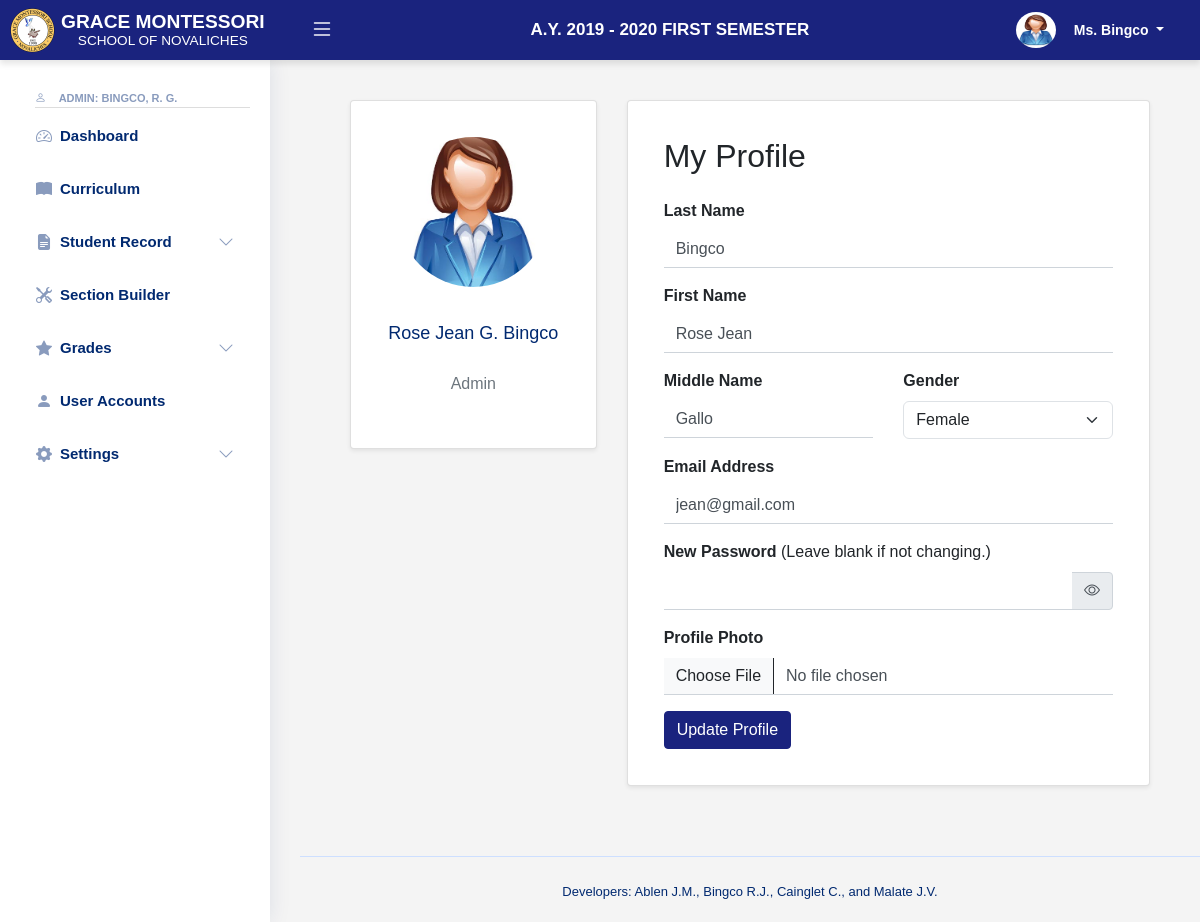
Page /gmsn/profile.php (signed in) on the committed database.
### tables this page shows
CREATE TABLE `academic_year` (
  `ayID` int(50) NOT NULL AUTO_INCREMENT,
  `ayName` varchar(15) NOT NULL,
  `semID` int(11) NOT NULL,
  `start` int(10) DEFAULT NULL,
  `end` int(10) DEFAULT NULL,
  `gradeSwitch` tinyint(4) DEFAULT NULL,
  `isActive` tinyint(4) DEFAULT 1,
  PRIMARY KEY (`ayID`),
  UNIQUE KEY `unique_ayName` (`ayName`)
);

CREATE TABLE `semester` (
  `semID` int(50) NOT NULL AUTO_INCREMENT,
  `semCode` varchar(10) NOT NULL,
  `semName` varchar(20) NOT NULL,
  PRIMARY KEY (`semID`)
);

CREATE TABLE `users` (
  `uid` int(25) NOT NULL AUTO_INCREMENT,
  `facultyID` int(11) DEFAULT NULL,
  `userID` varchar(255) DEFAULT NULL,
  `photo` text DEFAULT NULL,
  `lname` varchar(200) DEFAULT NULL,
  `fname` varchar(200) DEFAULT NULL,
  `mname` varchar(200) DEFAULT NULL,
  `gender` varchar(10) DEFAULT NULL,
  `email` varchar(200) DEFAULT NULL,
  `contact` varchar(20) DEFAULT NULL,
  `password` varchar(100) DEFAULT NULL,
  `userTypeID` int(11) DEFAULT 1,
  `isActive` tinyint(4) DEFAULT 1,
  `showPass` varchar(255) DEFAULT NULL,
  `isDefault` tinyint(4) DEFAULT NULL,
  PRIMARY KEY (`uid`),
  UNIQUE KEY `userID` (`userID`),
  UNIQUE KEY `unique_userID` (`userID`)
);

### gmsn/profile.php (the view, shortened to what this page needs)
<?php
require_once("includes/config.php");
?>
<!DOCTYPE html>
<html lang="en">
<head>
    <link href="assets/vendor/bootstrap/css/bootstrap.min.css" rel="stylesheet">
    <link href="assets/vendor/bootstrap-icons/bootstrap-icons.css" rel="stylesheet">
    <link href="assets/vendor/boxicons/css/boxicons.min.css" rel="stylesheet">
    <link href="assets/css/style.css" rel="stylesheet">
</head>
<body>
    <?php include("support/header.php"); ?>
    <?php include("support/sidebar.php"); ?>
    <main id="main" class="main mt-0">
        <section class="section">
            <div class="container">
                <div class="row">
                    <div class="col-md-4 text-center mb-4">
                        <div class="card shadow-sm p-3">
                            <div class="card-body">
                                <?php if (!empty($user['photo'])): ?>
                                    <div class="position-relative">
                                        <img src="<?php echo htmlspecialchars($user['photo']); ?>" alt="Profile Picture" class="img-fluid rounded-circle mb-3" style="width: 150px; height: 150px; object-fit: cover;">
                                        <a href="#" id="delete-photo" class="position-absolute top-0 end-0 p-2" style="z-index: 10;">
                                        </a>
                                    </div>
                                <?php else:
                                    $defaultPhoto = 'assets/img/default-profile.png';
                                    if (!empty($user['gender'])) {
                                        $defaultPhoto = ($user['gender'] === 'Male') ? 'assets/img/maleUser.png' : 'assets/img/femaleUser.png';
                                    }
                                ?>
                                    <div class="position-relative">
                                        <img src="<?php echo $defaultPhoto; ?>" alt="Default Profile Picture" class="img-fluid rounded-circle mb-3" style="width: 150px; height: 150px; object-fit: cover;">
                                        <a href="#" id="delete-photo" class="position-absolute top-0 end-0 p-2" style="z-index: 10;">
                                        </a>
                                    </div>
                                <?php endif; ?>
                                <h5 class="card-title">
                                    <?php
                                    $middleInitial = !empty($user['mname']) ? strtoupper($user['mname'][0]) . '.' : '';
                                    echo htmlspecialchars($user['fname'] . ' ' . $middleInitial . ' ' . $user['lname']);
                                    ?>
                                </h5>
                                <p class="text-muted"><?php echo htmlspecialchars($user['userType']); ?></p>
                            </div>
                        </div>
                    </div>
                    <div class="col-md-8">
                        <div class="card shadow-sm p-3">
                            <div class="card-body">
                                <h2 class="mb-4">My Profile</h2>
                                <form action="profile.php" method="post" enctype="multipart/form-data">
                                    <div class="mb-3">
                                        <label for="lname" class="form-label fw-bold">Last Name</label>
                                        <input type="text" class="form-control" id="lname" name="lname" value="<?php echo htmlspecialchars($user['lname']); ?>" required>
                                    </div>
                                    <div class="mb-3">
                                        <label for="fname" class="form-label fw-bold">First Name</label>
                                        <input type="text" class="form-control" id="fname" name="fname" value="<?php echo htmlspecialchars($user['fname']); ?>" required>
                                    </div>
                                    <div class="row">
                                        <div class="col-md-6">
                                            <div class="mb-3">
                                                <label for="mname" class="form-label fw-bold">Middle Name</label>
                                                <input type="text" class="form-control" id="mname" name="mname" value="<?php echo htmlspecialchars($user['mname']); ?>">
                                            </div>
                                        </div>
                                        <div class="col-md-6">
                                            <div class="mb-3">
                                                <label for="gender" class="form-label fw-bold">Gender</label>
                                                <select id="gender" name="gender" class="form-select" required>
                                                    <option value="Female" <?php echo ($user['gender'] === 'Female') ? 'selected' : ''; ?>>Female</option>
                                                </select>
                                            </div>
                                        </div>
                                    </div>
                                    <div class="mb-3">
                                        <label for="email" class="form-label fw-bold">Email Address</label>
                                        <input type="email" class="form-control" id="email" name="email" value="<?php echo htmlspecialchars($user['email']); ?>" required>
                                    </div>
                                    <div class="mb-3">
                                        <label for="password" class="form-label fw-bold">New Password <span class="fw-normal">(Leave blank if not changing.)</span></label>
                                        <div class="input-group">
                                            <input type="password" class="form-control" id="password" name="password" oninput="showConfirmPassword()">
                                            <span class="input-group-text" id="togglePassword" onclick="togglePasswordVisibility()">
                                                <i class="bi bi-eye" id="passwordIcon"></i>
                                            </span>
                                        </div>
                                    </div>
                                    <div class="mb-3">
                                        <label for="photo" class="form-label fw-bold">Profile Photo</label>
                                        <input type="file" class="form-control" id="photo" name="photo" accept="image/*">
                                    </div>
                                    <button type="submit" class="btn btn-primary">Update Profile</button>
                                </form>
                            </div>
                        </div>
                    </div>
                </div>
            </div>
        </section>
    </main>
    <?php include("support/footer.php"); ?>
</body>
</html>

### gmsn/support/header.php (shortened to what this page needs)
<?php
if (isset($_SESSION['userID'])) {
  require_once("includes/config.php");
  $query = "SELECT a.*, ut.userType
            FROM users a
            JOIN user_type ut ON a.userTypeID = ut.typeID
            WHERE userID = :userID";
  $stmt = $conn->prepare($query);
  $stmt->bindParam(':userID', $_SESSION['userID'], PDO::PARAM_STR);
  $stmt->execute();
  $user = $stmt->fetch(PDO::FETCH_ASSOC);
}
?>
<?php
require_once("includes/config.php");
$query = "SELECT ay.*, s.semName
          FROM academic_year ay
          JOIN semester s ON ay.semID = s.semID";
$stmt = $conn->prepare($query);
$stmt->execute();
$acadYear = $stmt->fetchAll(PDO::FETCH_ASSOC);
?>
<header id="header" class="header fixed-top d-flex align-items-center">
  <div class="d-flex align-items-center justify-content-between logo-wrapper">
    <a href="dashboard.php" class="logo" style="text-decoration: none;">
      <img src="assets/img/gmsnlogo.png" alt="School Logo" style="height: 45px; width: auto; margin-left: -10px; max-height: 90px;">
      <div class="logo-text">
        <div class="school-name">GRACE MONTESSORI</div>
        <div class="school-subtitle">SCHOOL OF NOVALICHES</div>
      </div>
    </a>
    <i class="bi bi-list toggle-sidebar-btn" style="color: white; font-size: 1.5rem; cursor: pointer;"></i>
  </div>
  <div class="container-fluid">
    <div class="col-auto">
      <?php if (!empty($acadYear)): ?>
        <?php foreach ($acadYear as $row): ?>
          <span>A.Y. <?php echo $row['ayName'] . ' ' . strtoupper($row['semName']); ?></span>
        <?php endforeach; ?>
      <?php else: ?>
        <p style="color: white;">No active sessions found.</p>
      <?php endif; ?>
    </div>
  </div>
  <nav class="header-nav ms-auto">
    <ul class="d-flex align-items-center">
      <?php if (isset($user)) : ?>
        <li class="nav-item dropdown pe-3">
          <a class="nav-link nav-profile d-flex align-items-center pe-0" href="#" data-bs-toggle="dropdown">
            <?php
              $profile = !empty($user['photo']) ? $user['photo'] : ($user['gender'] == 'Male' ? 'assets/img/maleUser.png' : 'assets/img/femaleUser.png');
            ?>
            <img src="<?php echo $profile; ?>" alt="Profile" class="rounded-circle">
            <span class="d-none d-md-block dropdown-toggle ps-2 white-text">
              <?php echo $user['gender'] == 'Male' ? 'Mr. ' . $user['lname'] : 'Ms. ' . $user['lname']; ?>
            </span>
          </a>
        </li>
      <?php endif; ?>
    </ul>
  </nav>
</header>

### gmsn/support/sidebar.php (shortened to what this page needs)
<?php
$aPage = basename($_SERVER['PHP_SELF']);
if(isset($_SESSION['userID'])) {
  require_once("includes/config.php");
    $query = "SELECT s.*, (SELECT userType FROM user_type WHERE TypeID = s.userTypeID) AS userType
    FROM users s WHERE s.userID = :userID";
    $stmt = $conn->prepare($query);
    $stmt->bindParam(':userID', $_SESSION['userID'], PDO::PARAM_STR);
    $stmt->execute();
    $user = $stmt->fetch(PDO::FETCH_ASSOC);
require_once("modals/AYModal.php");
}
?>
<aside id="sidebar" class="sidebar">
    <ul class="sidebar-nav" id="sidebar-nav">
        <li class="nav-heading">
        <?php if (isset($user)) : ?>
            <i class="bi bi-person"></i>
            <span><?php echo $user['userType'] . ': ' . $user['lname'] . ', ' . $user['fname'][0] . '. ' . $user['mname'][0] . '.'; ?></span>
        <?php endif; ?>
        </li>
        <li class="nav-item">
            <a class="nav-link <?php echo ($aPage == 'dashboard.php') ? 'active' : 'collapsed'; ?>" href="dashboard.php">
                <i class="bi bi-speedometer2"></i>
                <span>Dashboard</span>
            </a>
        </li>
        <li class="nav-item">
            <a class="nav-link <?php echo ($aPage == 'curri.php') ? 'active' : 'collapsed'; ?>" href="curri.php">
                <i class="bi bi-book-fill"></i>
                <span>Curriculum</span>
            </a>
        </li>
        <li class="nav-item">
            <button class="nav-link <?php echo ($aPage == 'sh_studRecord.php' || $aPage == 'manage_studentsRec.php') ? 'active' : 'collapsed'; ?>"
                    data-bs-target="#createStud-nav" data-bs-toggle="collapse" href="#">
                    <i class="bi bi-file-earmark-text-fill"></i>
                <span>Student Record</span>
                <i class="bi bi-chevron-down ms-auto"></i>
            </button>
        </li>
        <li class="nav-item">
            <a class="nav-link <?php echo ($aPage == 'section_builder.php') ? 'active' : 'collapsed'?>" href="section_builder.php">
            <i class="bi bi-tools"></i>
                <span>Section Builder</span>
            </a>
        </li>
        <li class="nav-item">
            <button class="nav-link <?php echo ($aPage == 'input_grade.php' || $aPage == 'grade_record.php') ? 'active' : 'collapsed'; ?>" data-bs-target="#grades-nav" data-bs-toggle="collapse" href="#">
                <i class="bi bi-star-fill"></i><span>Grades</span><i class="bi bi-chevron-down ms-auto"></i>
            </button>
        </li>
        <li class="nav-item">
            <a class="nav-link <?php echo ($aPage == 'users.php') ? 'active' : 'collapsed'?>" href="users.php">
                <i class="bi bi-person-fill"></i>
                <span>User Accounts</span>
            </a>
        </li>
        <li class="nav-item">
            <button class="nav-link <?php echo ($aPage == 'faculty.php' || $aPage == 'subjects.php' || $aPage == 'grade_level.php' || $aPage == 'programs.php') ? 'active' : 'collapsed'?>"
                data-bs-target="#settings-nav" data-bs-toggle="collapse" type="button">
                <i class="bi bi-gear-fill"></i><span>Settings</span><i class="bi bi-chevron-down ms-auto"></i>
            </button>
        </li>
    </ul>
</aside>

### rows in the picture
academic_year: ayName "2019 - 2020", semID.semName "FIRST SEMESTER"
users: lname "Bingco", lname "BINGCO", fname "R", mname "G", fname+mname+lname "Rose Jean G. Bingco", fname "Rose Jean", mname "Gallo", gender "Female", email "jean@gmail.com"

### other values in the picture
$user['userType'] "ADMIN"
$user['userType'] "Admin"
